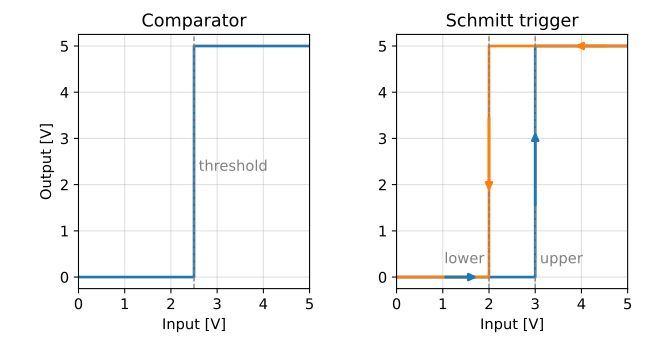

Here is the Python script that generated this plot:
# SPDX-License-Identifier: MIT
"""Input-output characteristics: comparator (threshold 2.5 V) and Schmitt trigger
(upper 3 V, lower 2 V; the output depends on the way the input came)."""
import sys
import pathlib

import numpy as np

sys.path.insert(0, str(pathlib.Path(__file__).resolve().parents[2] / "tools"))
from figures import arrow, save, transfer_axes  # noqa: E402,F401

fig, (a, b) = transfer_axes(["Comparator", "Schmitt trigger"])
a.plot([0, 2.5, 2.5, 5], [0, 0, 5, 5], lw=2)
a.axvline(2.5, color="gray", ls="--", lw=1)
a.text(2.6, 2.3, "threshold", color="gray")
b.plot([0, 3, 3, 5], [0, 0, 5, 5], lw=2, color="C0")
b.plot([5, 2, 2, 0], [5, 5, 0, 0], lw=2, color="C1")
arrow(b, (1.0, 0), (1.8, 0), "C0")
arrow(b, (3, 1.5), (3, 3.2), "C0")
arrow(b, (4.6, 5), (3.8, 5), "C1")
arrow(b, (2, 3.5), (2, 1.8), "C1")
for x, t in ((3, "upper"), (2, "lower")):
    b.axvline(x, color="gray", ls="--", lw=1)
b.text(3.1, 0.3, "upper", color="gray")
b.text(1.9, 0.3, "lower", ha="right", color="gray")
fig.tight_layout()
save(fig, pathlib.Path(__file__).with_name("response.svg"))
